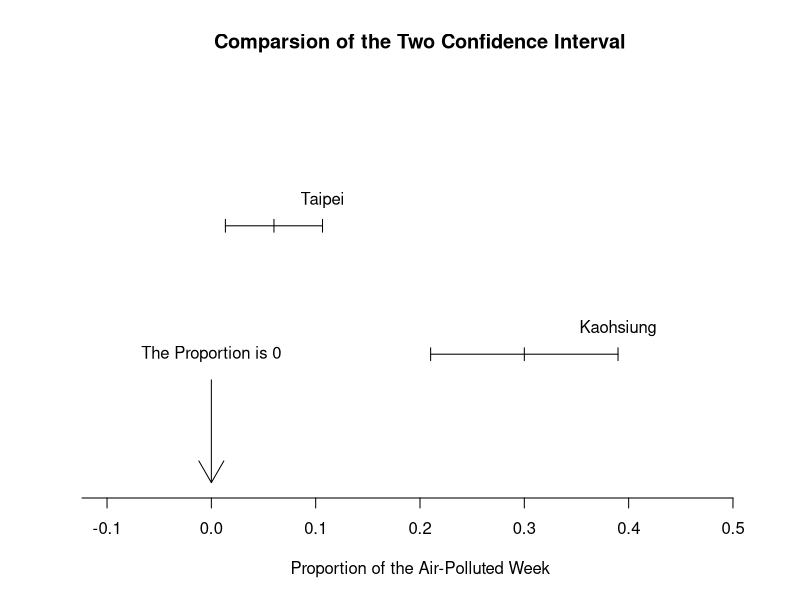
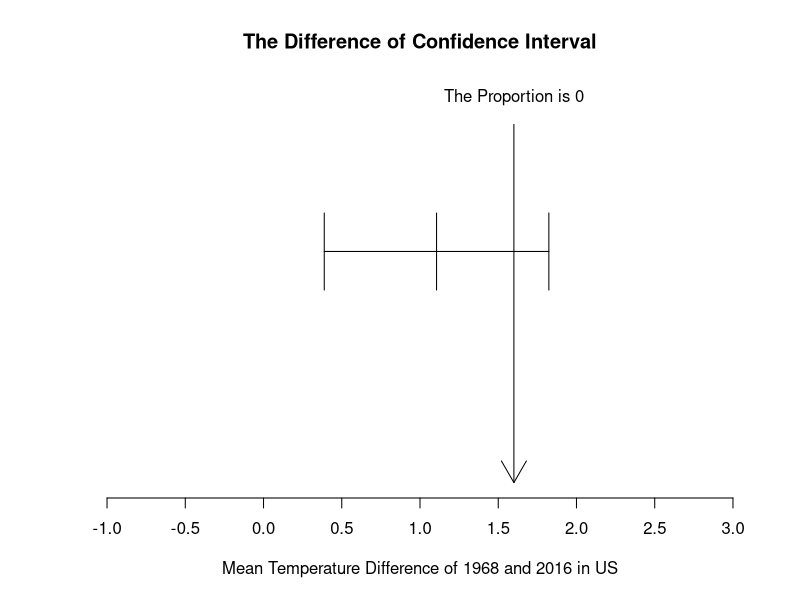

These charts were generated, in order, by the following R code:
## ---- chunk 1
p <- 0.12;n <- 400
se <- sqrt(p*(1-p)/n);se
pLeft <- pnorm(0.09, mean = p, sd = se);pLeft
prop <- (0.5 - pLeft)*2;prop#計算0.09~p~0.15的累積機率
## ---- chunk 2
p <- 0.62;n <- 400; alpha <- 0.05
se <- sqrt(p*(1-p)/n);se
pnorm(0.645, mean = p, sd = se, lower.tail = F)
## ---- chunk 3
n*p;n*(1-p)
## ---- chunk 4
p_hat <- 0.645
z_value = (p_hat - p)/se;z_value
## ---- chunk 5
p_value = pnorm(z_value, lower.tail = F);p_value#單尾假說檢定
## ---- chunk 6
z_thres <- qnorm(0.95);z_thres
n_thres = z_thres^2 * p * (1-p) / (p_hat - p)^2;n_thres
## ---- chunk 7
p1 <- 6/100;n1 = 100#台北
p2 <- 30/100;n2 = 100#高雄
## ---- chunk 8
n1*p1;n1*(1-p1)
n2*p2;n2*(1-p2)
## ---- chunk 9
p_hat <- (n1*p1 + n2*p2)/(n1 + n2);p_hat
se = sqrt(p_hat*(1-p_hat)/n1 + p_hat*(1-p_hat)/n2);se
z_value = ((p1 -p2) - 0)/se;z_value
## ---- chunk 10
p_value <- pnorm(abs(z_value), lower.tail = F)*2;p_value#雙尾假說檢定
## ---- chunk 11
se1 <- sqrt(p1*(1-p1)/n1);se1
se2 <- sqrt(p2*(1-p2)/n2);se2
z <- qnorm(0.975);z#雙尾檢定

#計算信賴區間
up1 <- p1 + z*se1;up1
low1 <- p1 - z*se1;low1
up2 <- p2 + z*se2;up2
low2 <- p2 - z*se2;low2

#畫圖
plot(c(0,3),type='n',xlim=c(-0.1,0.5),
     xlab='Proportion of the Air-Polluted Week',ylab='',axes=F,
     main='Comparsion of the Two Confidence Interval')

lines(c(low1, up1),c(2,2))
lines(c(low1, low1),c(1.95,2.05))
lines(c(p1, p1),c(1.95,2.05))
lines(c(up1, up1),c(1.95,2.05))
text(up1,2.2,labels='Taipei')

lines(c(low2, up2),c(1,1))
lines(c(low2, low2),c(0.95,1.05))
lines(c(p2, p2),c(0.95,1.05))
lines(c(up2, up2),c(0.95,1.05))
text(up2,1.2,labels='Kaohsiung')

arrows(x0 = 0, y0 = 0.8, x1 = 0, y1 = 0)
text(0, 1, labels = 'The Proportion is 0')

axis(1, seq(-0.5, 0.5, by = 0.1))#X軸座標切法
## ---- chunk 12
n = 400; p = 0.3
n*p
n*(1-p)
## ---- chunk 13
p_hat = 131/400
se = sqrt(p*(1-p)/n);se
z_value = (p_hat - p)/se;z_value
## ---- chunk 14
p_value = pnorm(z_value, lower.tail = F);p_value
## ---- chunk 15
#H0
p_h0 = 0.3;n = 400
se_h0 = sqrt(p_h0*(1-p_h0)/n);se_h0
z_thres = qnorm(0.95);z_thres#單尾檢定
x_thres = z_thres*se_h0 + p_h0;x_thres#將臨界值換成標準化前的數值

#Ha
p_ha = 0.35; n = 400
se_ha = sqrt(p_ha*(1-p_ha)/n);se_ha
type2error = pnorm(x_thres, mean = p_ha, sd = se_ha);type2error#將前面的數值帶入，計算當HA為真發生的機率
## ---- chunk 16
p1 = 131/400; n1 = 400
p2 = 225/600; n2 = 600
p1*n1;n1*(1-p1)
p2*n2;n2*(1-p2)
## ---- chunk 17
p_hat = (n1*p1 + n2*p2)/(n1+n2);p_hat
se = sqrt(p_hat*(1-p_hat)/n1 + p_hat*(1-p_hat)/n2);se
z_value = ((p1 -p2) - 0)/se;z_value
## ---- chunk 18
p_value <- pnorm(abs(z_value), lower.tail = F)*2;p_value
## ---- chunk 19
n1 = 20; x1 = 1435; sd1 = 94; df1 = n1 - 1#原廠
n2 = 10; x2 = 1209; sd2 = 68; df2 = n2 - 1#副廠

se1 = sd1/sqrt(n1);se1
se2 = sd2/sqrt(n2);se2

t_value1 <- qt(0.925, df = df1);t_value1
t_value2 <- qt(0.925, df = df2);t_value2

low1 <- x1 - t_value1*se1
up1 <- x1 + t_value1*se1
c(low1, up1)

low2 <- x2 - t_value2*se2
up2 <- x2 + t_value2*se2
c(low2, up2)
## ---- chunk 20
se = sqrt(sd1^2/n1 + sd2^2/n2);se
df = min(df1, df2);df#取兩者之小，比較保守
t_value = ((x1 - x2) - 150)/se;t_value
## ---- chunk 21
p_value = pt(t_value, df = df, lower.tail = F);p_value#單尾檢定
## ---- chunk 22
data <- read.csv('US_temperature.csv');head(data)
## ---- chunk 23
diff = data[,3] - data[,2]#2016 - 1968
dbar = mean(diff);dbar
sd = sd(diff);sd
se = sd/sqrt(50);se
t_value = (dbar - 0)/se;t_value
## ---- chunk 24
p_value = pt(abs(t_value), df = 50 - 1, lower.tail = F)*2;p_value#雙尾檢定
## ---- chunk 25
t.test(data$year_2016, data$year_1968, alternative = 'two.sided', var.equal = F, paired =T, conf.level = 0.95)
## ---- chunk 26
#信賴區間計算
t_value = qt(0.975, df = 50 - 1);t_value
low = dbar - t_value*se
up = dbar + t_value*se
c(low, up)

#畫圖
plot(c(0,1),type='n',xlim=c(-1,3),
     xlab='Mean Temperature Difference of 1968 and 2016 in US',ylab='',axes=F,
     main='The Difference of Confidence Interval')

lines(c(low, up),c(0.6,0.6))
lines(c(low, low),c(0.5,0.7))
lines(c(dbar, dbar),c(0.5,0.7))
lines(c(up, up),c(0.5,0.7))

arrows(x0 = 1.6, y0 = 0.93, x1 = 1.6, y1 = 0)
text(1.6, 1, labels = 'The Proportion is 0')

axis(1, seq(-1, 3, by = 0.5))
